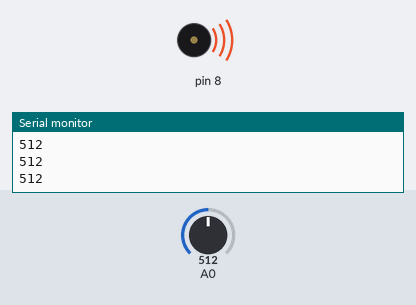
Bench run of a sketch on a simulated Arduino Uno, built with avr-gcc and run on an emulated ATmega328P. Parts: buzzer (waves = sounding), the last lines printed to the serial monitor. The inputs (shaded band) are chosen by the test bench; at power-on: A0 = 512.

Above: at 1.2 s.
1.3 s: A0 set to 497
At 2.2 s:
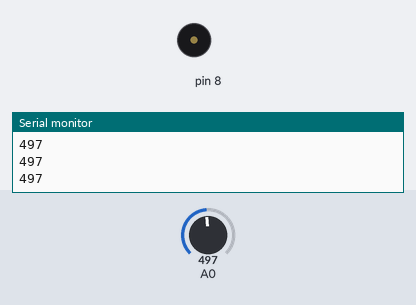
2.8 s: A0 set to 511
At 3.5 s:
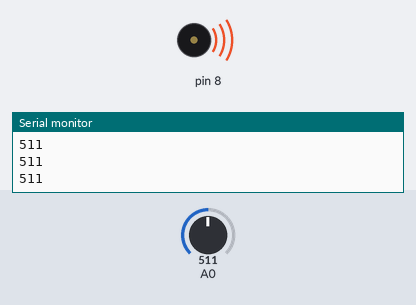
4.3 s: A0 set to 495
At 5.7 s:
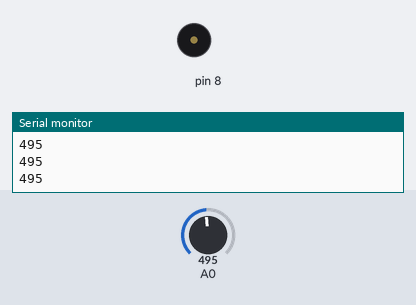
Timing chart, 0 to 7.3 s (numbered marks = the images above; inputs shaded):
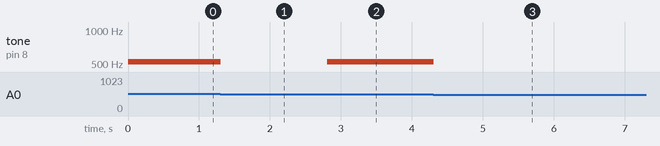

The sketch:

keyboard_instrument.ino
```cpp
int buttons[6];
//set up an array with 6 integers

//int buttons[0] = 2;
// give the first element of the array the value 2

int notes[] = {784, 698, 659, 587, 523, 392};

void setup() {
  // put your setup code here, to run once:

  Serial.begin(9600);

}

void loop() {
  // put your main code here, to run repeatedly:

  int keyVal = analogRead(A0);
  Serial.println(keyVal);

  if (keyVal == 1023) {
    tone(8, notes[0]);
  } else if (keyVal >= 990 && keyVal <= 1010) {
    tone(8, notes[3]);
  } else if (keyVal >= 505 && keyVal <= 515) {
    tone(8, notes[4]);
  } else if (keyVal >= 5 && keyVal <= 10) {
    tone(8, notes[5]);
  } else if (keyVal >= 925 && keyVal <= 935) {
    tone(8, notes[2]);
  } else if (keyVal >= 690 && keyVal <= 700) {
    tone(8, notes[1]);
  } else {
    noTone(8);
  }

}
```

Measured:
- the behaviour switches between 505 and 504 on A0 (found by bisection; images 0 and 1)
- after the input at 1.3 s, tone on pin 8: 523 Hz → silent at once
- after the input at 2.8 s, tone on pin 8: silent → 523 Hz at once
- after the input at 4.3 s, tone on pin 8: 523 Hz → silent at once
